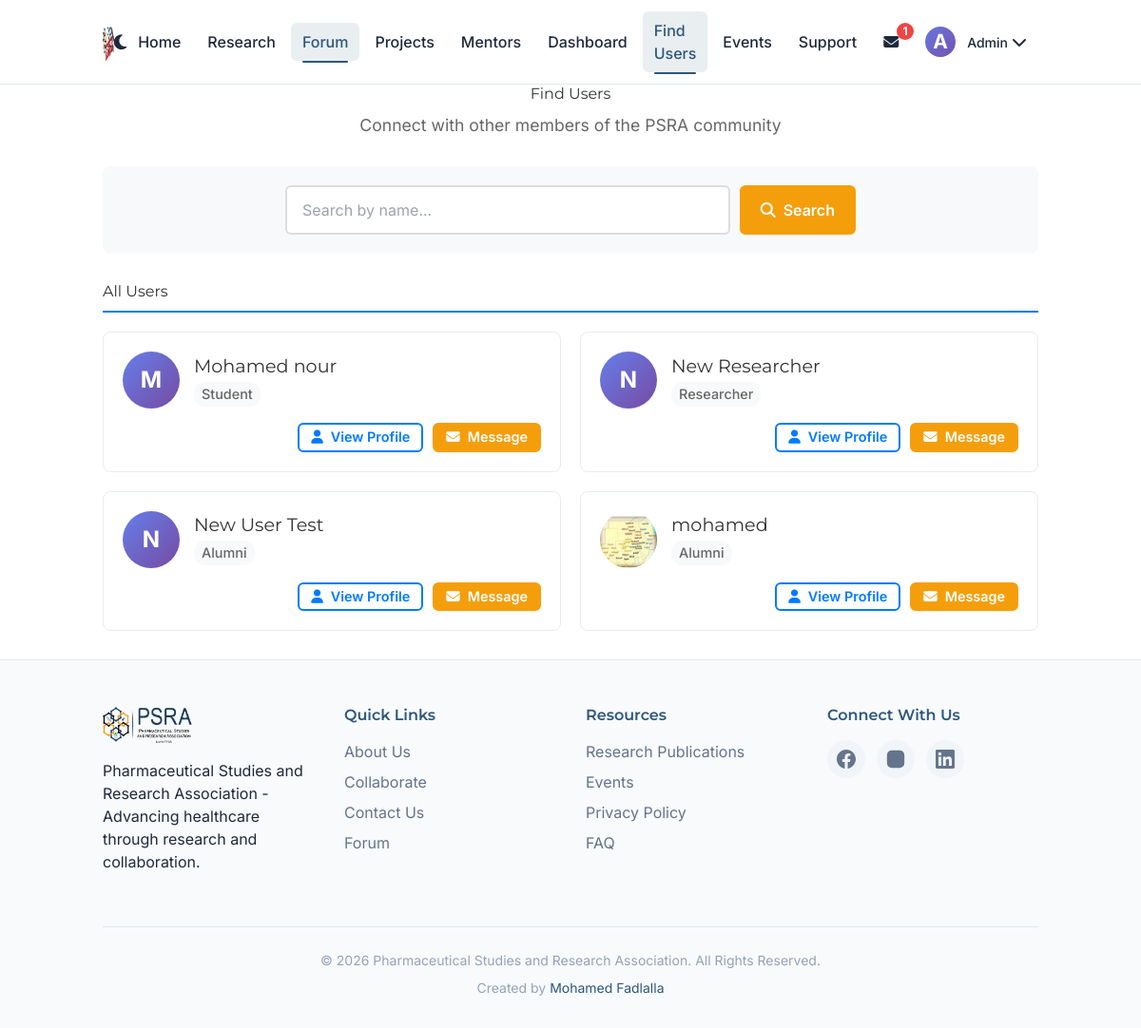
/forum/users (signed in), run on the app's committed database.
### models.py (models this page shows, shortened)
class Profile(db.Model):
    __tablename__ = 'profiles'
    id = db.Column(db.Integer, primary_key=True)
    user_id = db.Column(db.Integer, db.ForeignKey('user.id', ondelete='CASCADE'), unique=True, nullable=False)
    full_name = db.Column(db.String(200), nullable=False)
    bio = db.Column(db.Text, nullable=True)
    profile_picture_url = db.Column(db.Text, nullable=True)
    department_id = db.Column(db.Integer, db.ForeignKey('departments.id'), nullable=True)
    university_id = db.Column(db.Integer, db.ForeignKey('universities.id'), nullable=True)
    headline = db.Column(db.String(200), nullable=True)
    location = db.Column(db.String(100), nullable=True)
    linkedin_url = db.Column(db.String(200), nullable=True)
    website_url = db.Column(db.String(200), nullable=True)
    languages = db.Column(db.Text, nullable=True)
    certifications = db.Column(db.Text, nullable=True)
    projects = db.Column(db.Text, nullable=True)
    publications = db.Column(db.Text, nullable=True)
    professional_summary = db.Column(db.Text, nullable=True)
    education = db.Column(db.Text, nullable=True)
    experience = db.Column(db.Text, nullable=True)
    created_at = db.Column(db.DateTime, default=datetime.utcnow)
    user = db.relationship('User', back_populates='profile')
    department = db.relationship('Department', back_populates='profiles')
    university = db.relationship('University', back_populates='profiles')

class User(UserMixin, db.Model):
    id = db.Column(db.Integer, primary_key=True)
    email = db.Column(db.String(120), unique=True, nullable=False)
    password_hash = db.Column(db.String(255), nullable=True)
    google_id = db.Column(db.String(100), unique=True, nullable=True)
    phone_number = db.Column(db.String(20), nullable=True)
    whatsapp_number = db.Column(db.String(20), nullable=True)
    is_admin = db.Column(db.Boolean, default=False)
    email_notifications_enabled = db.Column(db.Boolean, default=True)
    event_reminders_enabled = db.Column(db.Boolean, default=True)
    new_research_alerts_enabled = db.Column(db.Boolean, default=True)
    created_at = db.Column(db.DateTime, default=datetime.utcnow)
    role = db.Column(db.Enum(UserRole), nullable=False, default=UserRole.STUDENT)
    user_skills = db.relationship('UserSkill', back_populates='user', cascade='all, delete-orphan')
    profile = db.relationship('Profile', back_populates='user', uselist=False, cascade='all, delete-orphan')
    student_profile = db.relationship('StudentProfile', back_populates='user', uselist=False, cascade='all, delete-orphan')
    alumni_profile = db.relationship('AlumniProfile', back_populates='user', uselist=False, cascade='all, delete-orphan')
    researcher_profile = db.relationship('ResearcherProfile', back_populates='user', uselist=False, cascade='all, delete-orphan')
    posts = db.relationship('Post', backref='author', lazy=True, cascade='all, delete-orphan')
    comments = db.relationship('Comment', backref='author', lazy=True, cascade='all, delete-orphan')
    likes = db.relationship('Like', backref='user', lazy=True, cascade='all, delete-orphan')
    events = db.relationship('Event', backref='creator', lazy=True, cascade='all, delete-orphan')
    @property
    def name(self):
        return self.profile.full_name if self.profile else "Unknown User"
    @property
    def status(self):
        return self.role.value if self.role else 'student'
    @property
    def headline(self):
        return self.profile.headline if self.profile else None
    @property
    def location(self):
        return self.profile.location if self.profile else None
    @property
    def about(self):
        return self.profile.bio if self.profile else None
    @property
    def profile_picture_url(self):
        return self.profile.profile_picture_url if self.profile else None
    @property
    def linkedin_url(self):
        return self.profile.linkedin_url if self.profile else None
    @property
    def website_url(self):
        return self.profile.website_url if self.profile else None
    @property
    def languages(self):
        return self.profile.languages if self.profile else None
    @property
    def certifications(self):
        return self.profile.certifications if self.profile else None
    @property
    def projects(self):
        return self.profile.projects if self.profile else None
    @property
    def publications(self):
        return self.profile.publications if self.profile else None
    @property
    def professional_summary(self):
        return self.profile.professional_summary if self.profile else None
    @property
    def education(self):
        return self.profile.education if self.profile else '[]'
    @property
    def experience(self):
        return self.profile.experience if self.profile else '[]'
    @property
    def skills(self):
        if not self.user_skills:
            return ""
        return ",".join([us.skill.name for us in self.user_skills if us.skill])

### forum/routes.py (the view)
@forum_bp.route('/users')
@login_required
def users():
    search = request.args.get('search', '').strip()
    page = request.args.get('page', 1, type=int)
    per_page = 20
    from models import Profile
    query = User.query.join(User.profile).filter(User.id != current_user.id)
    if search:
        query = query.filter(Profile.full_name.ilike(f'%{search}%'))
    users_pagination = query.order_by(Profile.full_name).paginate(page=page, per_page=per_page, error_out=False)
    return render_template('users.html', users=users_pagination.items, search=search, pagination=users_pagination)

### templates/users.html (shortened to what this page needs)
{% extends "base.html" %}
{% block content %}
<div class="container">
    <div class="users-header">
        <h1>Find Users</h1>
        <p>Connect with other members of the PSRA community</p>
    </div>
    <div class="search-section">
        <form method="GET" action="{{ url_for('forum.users') }}" class="search-form">
            <div class="search-input-group">
                <input type="text" name="search" value="{{ search }}" placeholder="Search by name..." class="search-input">
                <button type="submit" class="btn btn-primary search-btn">
                    <i class="fas fa-search"></i> Search
                </button>
            </div>
        </form>
    </div>
    <div class="users-results">
        {% if search %}
            <h2>Search Results for "{{ search }}"</h2>
        {% else %}
            <h2>All Users</h2>
        {% endif %}
        {% if users %}
            <div class="users-grid">
                {% for user in users %}
                <div class="user-card">
                    <div class="user-card-header">
                        <div class="user-avatar">
                            {% if user.profile_picture_url %}
                            <img src="{{ user.profile_picture_url }}" alt="{{ user.name }}'s profile picture">
                            {% else %}
                            <div class="avatar-placeholder">
                                {{ user.name[0].upper() }}
                            </div>
                            {% endif %}
                        </div>
                        <div class="user-info">
                            <h3><a href="{{ url_for('forum.user_profile', user_id=user.id) }}">{{ user.name }}</a></h3>
                            <div class="user-meta">
                                <span class="user-status">{{ user.status.title() }}</span>
                            </div>
                        </div>
                    </div>
                    <div class="user-card-actions">
                        <a href="{{ url_for('forum.user_profile', user_id=user.id) }}" class="btn btn-outline-primary btn-sm">
                            <i class="fas fa-user"></i> View Profile
                        </a>
                        <a href="{{ url_for('forum.send_message', user_id=user.id) }}" class="btn btn-primary btn-sm">
                            <i class="fas fa-envelope"></i> Message
                        </a>
                    </div>
                </div>
                {% endfor %}
            </div>
        {% endif %}
    </div>
</div>
{% endblock %}

### templates/base.html (shortened to what this page needs)
<!DOCTYPE html>
<html lang="en">
<head>
    <script src="https://cdn.tailwindcss.com" defer></script>
    <link rel="stylesheet" href="{{ url_for('static', filename='css/style.css') }}">
    <link rel="stylesheet" href="https://cdnjs.cloudflare.com/ajax/libs/font-awesome/6.4.0/css/all.min.css" />
</head>
<body>
    <header class="header" id="header">
        <div class="container">
            <div class="logo">
                <a href="{{ url_for('home') }}" aria-label="PSRA Home">
                    <img src="{{ url_for('static', filename='images/logo.jpg') }}" alt="PSRA Logo">
                </a>
            </div>
            <button class="theme-toggle" id="theme-toggle" aria-label="Toggle dark mode" title="Toggle dark mode">
                <i class="fas fa-moon" id="theme-icon"></i>
            </button>
            <nav class="nav-main" id="main-nav" role="navigation" aria-label="Main navigation">
                <ul class="nav-list">
                    <li class="hidden md:block"><a href="{{ url_for('home') }}" class="nav-link {% if request.endpoint == 'home' %}active{% endif %}">Home</a></li>
                    <li><a href="{{ url_for('research') }}" class="nav-link {% if request.endpoint == 'research' %}active{% endif %}">Research</a></li>
                    <li class="hidden md:block"><a href="{{ url_for('forum.forum_main') }}" class="nav-link {% if 'forum' in request.endpoint and 'login' not in request.endpoint and 'register' not in request.endpoint %}active{% endif %}">Forum</a></li>
                    <li><a href="{{ url_for('hub.browse_projects') }}" class="nav-link {% if 'projects' in request.endpoint %}active{% endif %}">Projects</a></li>
                    <li><a href="{{ url_for('hub.browse_mentors') }}" class="nav-link {% if 'mentors' in request.endpoint %}active{% endif %}">Mentors</a></li>
                    {% if current_user.is_authenticated %}
                    <li><a href="{{ url_for('dashboard') }}" class="nav-link {% if request.endpoint == 'dashboard' %}active{% endif %}">Dashboard</a></li>
                    <li><a href="{{ url_for('forum.users') }}" class="nav-link {% if request.endpoint == 'forum.users' %}active{% endif %}">Find Users</a></li>
                    {% endif %}
                    <li><a href="{{ url_for('events') }}" class="nav-link {% if request.endpoint == 'events' %}active{% endif %}">Events</a></li>
                    <li><a href="{{ url_for('support') }}" class="nav-link {% if request.endpoint == 'support' %}active{% endif %}">Support</a></li>
                    {% if current_user.is_authenticated %}
                    <li class="nav-item-relative hidden md:block">
                        <a href="{{ url_for('forum.messages') }}" class="nav-link {% if 'messages' in request.endpoint %}active{% endif %}" aria-label="Messages{% if unread_message_count > 0 %}, {{ unread_message_count }} unread{% endif %}">
                            <i class="fas fa-envelope"></i>
                            {% if unread_message_count > 0 %}
                            <span class="notification-badge" aria-hidden="true">{{ unread_message_count }}</span>
                            {% endif %}
                        </a>
                    </li>
                    <li class="nav-dropdown">
                        <button class="nav-link user-dropdown-toggle" aria-expanded="false" aria-haspopup="true">
                            <div class="avatar avatar-sm">
                                {% if current_user.profile_picture_url %}
                                <img src="{{ current_user.profile_picture_url }}" alt="{{ current_user.name }}'s profile picture">
                                {% else %}
                                <span class="avatar-placeholder">{{ current_user.name[0].upper() }}</span>
                                {% endif %}
                            </div>
                            <span class="user-name">{{ current_user.name.split()[0] }}</span>
                            <i class="fas fa-chevron-down"></i>
                        </button>
                    </li>
                    {% endif %}
                </ul>
            </nav>
        </div>
    </header>
    <main id="main-content">
        {% block content %}{% endblock %}
    </main>
    <footer class="footer">
        <div class="container">
            <div class="footer-grid">
                <div class="footer-column">
                    <img src="{{ url_for('static', filename='images/logo.png') }}" alt="PSRA Logo" class="footer-logo">
                    <p>Pharmaceutical Studies and Research Association - Advancing healthcare through research and collaboration.</p>
                </div>
                <div class="footer-column">
                    <h4 class="footer-title">Quick Links</h4>
                    <ul class="footer-links">
                        <li><a href="{{ url_for('about') }}">About Us</a></li>
                        <li><a href="{{ url_for('collaborate') }}">Collaborate</a></li>
                        <li><a href="{{ url_for('contact') }}">Contact Us</a></li>
                        <li><a href="{{ url_for('forum.forum_main') }}">Forum</a></li>
                    </ul>
                </div>
                <div class="footer-column">
                    <h4 class="footer-title">Resources</h4>
                    <ul class="footer-links">
                        <li><a href="{{ url_for('research') }}">Research Publications</a></li>
                        <li><a href="{{ url_for('events') }}">Events</a></li>
                        <li><a href="{{ url_for('privacy') }}">Privacy Policy</a></li>
                        <li><a href="{{ url_for('faq') }}">FAQ</a></li>
                    </ul>
                </div>
                <div class="footer-column">
                    <h4 class="footer-title">Connect With Us</h4>
                    <div class="social-icons">
                        <a href="https://www.facebook.com/fpsauofk" target="_blank" rel="noopener noreferrer" class="social-icon facebook" aria-label="Facebook">
                        </a>
                        <a href="https://www.instagram.com/fpsauofk" target="_blank" rel="noopener noreferrer" class="social-icon instagram" aria-label="Instagram">
                        </a>
                        <a href="https://linkedin.com/in/faculty-of-pharmacy-students-association-uofk-96337621a" target="_blank" rel="noopener noreferrer" class="social-icon linkedin" aria-label="LinkedIn">
                        </a>
                    </div>
                </div>
            </div>
            <div class="footer-bottom">
                <p>&copy; {{ now.year if now else 2026 }} Pharmaceutical Studies and Research Association. All Rights Reserved.</p>
                <p>Created by <a href="https://mohamedfadlalla.github.io" target="_blank" rel="noopener noreferrer">Mohamed Fadlalla</a></p>
            </div>
        </div>
    </footer>
</body>
</html>

### data on the page
Profile: full_name "A", name "Admin"
User: full_name "M", name "Mohamed nour", status "Student"
User: full_name "N", name "New Researcher", status "Researcher"
User: full_name "N", name "New User Test", status "Alumni"
User: profile_picture_url (picture), name "mohamed", status "Alumni"

### other printed values
{{ unread_message_count }} "1"
